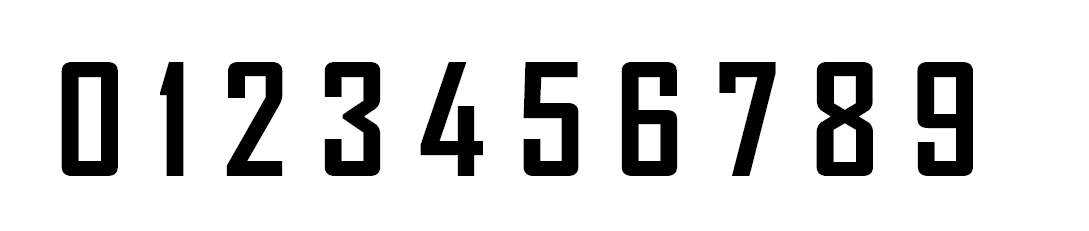
#> input picture mydataset/fontImg0-9/afb.PNG, 1089 x 231 px; its folder holds only this picture in this run
$ python makeTrainDataset.py   (older library calls are emulated)
#> lines starting #> are read from the running program, lines starting #| are printed output that depends on the picture; after the words box and inside, x2 and y2 are one past the last pixel; in counts of white or black regions, pixels touching at a corner belong together
# -*- coding: utf-8 -*-
# @Time : 2020/7/24 上午10:39
# @Author : zhufa
# @Software: PyCharm
# @discription: 制作自己的训练数据集
import numpy as np
import cv2 as cv
import os


def resizeIMG(img, size, interpolation):
    h, w = img.shape
    m = max(w, h)
    tmpimg = np.zeros((m, m), dtype=np.uint8)
    start_x = int((m - w) / 2)
    start_y = int((m - h) / 2)
    tmpimg[start_y:start_y + h, start_x:start_x + w] = img
    tmpimg1 = cv.resize(tmpimg, (size - 2, size - 2), interpolation=interpolation)
    resultimg = np.zeros((size, size), dtype=np.uint8)
    resultimg[1:size - 1, 1:size - 1] = tmpimg1
    return resultimg


def splitNumber(fileList, n):
#> called with n = 1
    result = np.array([])
    for i in range(0, n):
        img = cv.imread("mydataset/fontImg0-9/" + str(fileList[i]), cv.IMREAD_GRAYSCALE)
#> img is the input picture: shape (231, 1089); min 0, max 255, mean 217.3
        _, thresh = cv.threshold(img, 0, 255, cv.THRESH_OTSU | cv.THRESH_BINARY_INV)
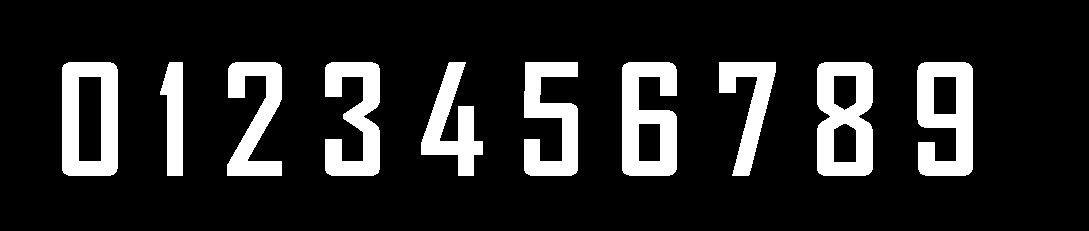
#> thresh: shape (231, 1089); 14.7% white; 10 white regions
        img, cnts, hiera = cv.findContours(thresh, cv.RETR_EXTERNAL, cv.CHAIN_APPROX_NONE)
#> cnts = 10 contours; largest, box (x1, y1, x2, y2) and area: (62, 62, 118, 176) 6158, (817, 62, 873, 176) 5882, (917, 62, 973, 176) 5100, (622, 62, 677, 176) 5043, (325, 62, 380, 176) 3658
        cnts = sorted(cnts, key=lambda s: cv.boundingRect(s)[0], reverse=False)
        for j in range(len(cnts)):
            [leftTopPiont_x, leftTopPiont_y, width, height] = cv.boundingRect(cnts[j])
            img1 = thresh[leftTopPiont_y:leftTopPiont_y + height, leftTopPiont_x:leftTopPiont_x + width]
            img1 = resizeIMG(img1, 28, interpolation=cv.INTER_LINEAR)
            if result.size == 0:
                result = img1.reshape((1, 28, 28))
            else:
                result = np.concatenate((result, img1.reshape((1, 28, 28))))
            cv.imwrite('mydataset/train_img/' + str(j) + '_' + str(i) + '.jpg', img1)
#> this loop made 10 passes
#> (leftTopPiont_x, width, w in resizeIMG, start_x in resizeIMG) on passes 1 to 10: (62, 56, 56, 29), (160, 23, 23, 45), (227, 55, 55, 29), (325, 55, 55, 29), (421, 62, 62, 26), (524, 54, 54, 30), (622, 55, 55, 29), (719, 57, 57, 28), (817, 56, 56, 29), (917, 56, 56, 29)
#> pass 1, in splitNumber, `img1 = thresh[leftTopPiont_y:leftTopPiont_y + height, leftTopPiont_x:l..`:
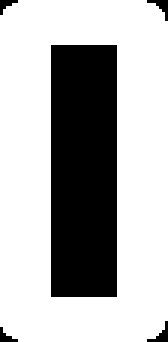
#> img1: shape (114, 56) (shown 3 times larger); 70% white; 5 black regions (4 under 20 px), largest, box (x1, y1, x2, y2) and area: (17, 15, 39, 99) 1848
#> pass 1, in splitNumber, `img1 = resizeIMG(img1, 28, interpolation=cv.INTER_LINEAR)`:
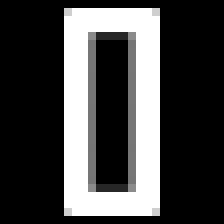
#> img1: shape (28, 28) (shown 8 times larger); min 0, max 255, mean 68.7
#> pass 2, in splitNumber, `img1 = thresh[leftTopPiont_y:leftTopPiont_y + height, leftTopPiont_x:l..`:
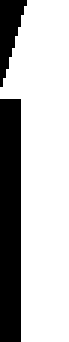
#> img1: shape (114, 23) (shown 3 times larger); 73% white; 2 black regions, box (x1, y1, x2, y2) and area: (0, 33, 7, 114) 567, (0, 0, 9, 29) 141
    # 生成数据集过程中对原始数据进行了缩放处理，换种缩放方式就又能再增加一倍数据
    for i in range(10, n + 10):
        img = cv.imread("mydataset/fontImg0-9/" + str(fileList[i - 10]), cv.IMREAD_GRAYSCALE)
        _, thresh = cv.threshold(img, 0, 255, cv.THRESH_OTSU | cv.THRESH_BINARY_INV)
        img, cnts, hiera = cv.findContours(thresh, cv.RETR_EXTERNAL, cv.CHAIN_APPROX_NONE)
        cnts = sorted(cnts, key=lambda s: cv.boundingRect(s)[0], reverse=False)
        for j in range(len(cnts)):
            [leftTopPiont_x, leftTopPiont_y, width, height] = cv.boundingRect(cnts[j])
            img1 = thresh[leftTopPiont_y:leftTopPiont_y + height, leftTopPiont_x:leftTopPiont_x + width]
            img1 = resizeIMG(img1, 28, interpolation=cv.INTER_AREA)
            if result.size == 0:
                result = img1.reshape((1, 28, 28))
            else:
                result = np.concatenate((result, img1.reshape((1, 28, 28))))
            cv.imwrite('mydataset/train_img/' + str(j) + '_' + str(i) + '.jpg', img1)
#> this loop made 10 passes
#> pass 1, in resizeIMG (call 11), `tmpimg1 = cv.resize(tmpimg, (size - 2, size - 2), interpolation=interp..`:
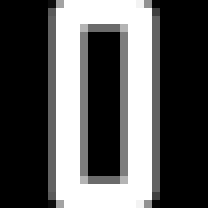
#> tmpimg1: shape (26, 26) (shown 8 times larger); min 0, max 255, mean 87.7
#> pass 1, in splitNumber, `img1 = resizeIMG(img1, 28, interpolation=cv.INTER_AREA)`:
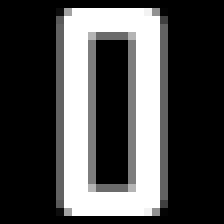
#> img1: shape (28, 28) (shown 8 times larger); min 0, max 255, mean 75.6
#> pass 2, in splitNumber, `img1 = resizeIMG(img1, 28, interpolation=cv.INTER_AREA)`:
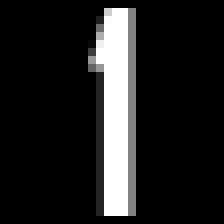
#> img1: shape (28, 28) (shown 8 times larger); min 0, max 255, mean 32.4
    return result


if __name__ == "__main__":
    fileList = os.listdir("mydataset/fontImg0-9/")
    n = len(fileList)
    result = splitNumber(fileList, n)
    y = [[0, 1, 2, 3, 4, 5, 6, 7, 8, 9]]
    train_y = y
    for i in range(19):
        train_y = np.concatenate((train_y, y))
    x_test = np.concatenate((result[0:10, :, :], result[190:200, :, :]))
    y_test = np.concatenate((train_y[0:1, :], train_y[19:20, :]))
    np.savez('mydataset/Optical-numeric-characters', x_train=result[10:190, :, :], y_train=train_y[1:19, :].reshape(-1),
             x_test=np.concatenate((result[0:10, :, :], result[190:200, :, :])),
             y_test=np.concatenate((train_y[0:1, :], train_y[19:20, :])).reshape(-1))

$ run again, on mydataset/fontImg0-9/huawenfangsong.PNG
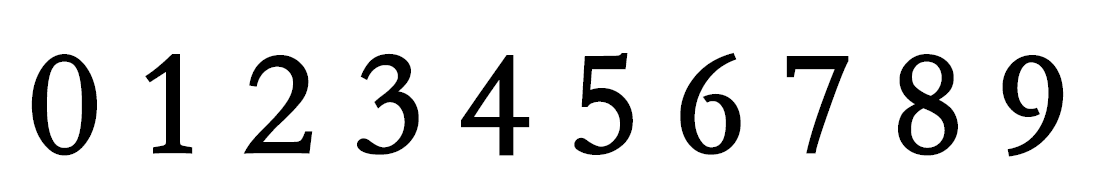
#> input picture mydataset/fontImg0-9/huawenfangsong.PNG, 1104 x 196 px
#> in splitNumber, img is the input picture: shape (196, 1104); min 0, max 255, mean 227.7
#> in splitNumber, `_, thresh = cv.threshold(img, 0, 255, cv.THRESH_OTSU | cv.THRESH_BINAR..`:
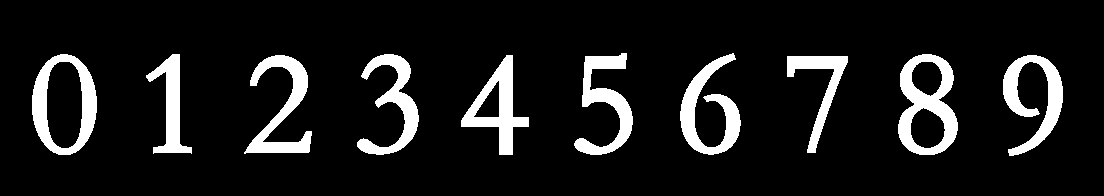
#> thresh: shape (196, 1104); 10.6% white; 10 white regions
#> cnts = 10 contours; largest, box (x1, y1, x2, y2) and area: (32, 54, 97, 155) 5072, (898, 54, 958, 155) 4574, (461, 55, 529, 155) 2669, (1003, 55, 1063, 156) 2222, (680, 53, 741, 155) 2222
#> the loop in splitNumber, `for j in range(len(cnts)):` made 10 passes
#> (leftTopPiont_x, leftTopPiont_y, width, height, h in resizeIMG, w in resizeIMG, m in resizeIMG, start_x in resizeIMG) on passes 1 to 8: (32, 54, 65, 101, 101, 65, 101, 18), (146, 54, 46, 100, 100, 46, 100, 27), (244, 55, 68, 99, 99, 68, 99, 15), (357, 54, 62, 101, 101, 62, 101, 19), (461, 55, 68, 100, 100, 68, 100, 16), (574, 53, 59, 102, 102, 59, 102, 21), (680, 53, 61, 102, 102, 61, 102, 20), (787, 56, 61, 97, 97, 61, 97, 18)
#> the loop in splitNumber, `for j in range(len(cnts)):` made 10 passes
#> pass 2, in splitNumber, `img1 = resizeIMG(img1, 28, interpolation=cv.INTER_AREA)`:
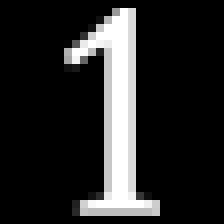
#> img1: shape (28, 28) (shown 8 times larger); min 0, max 255, mean 37.9

$ run again, on mydataset/fontImg0-9/huawenlishu.PNG
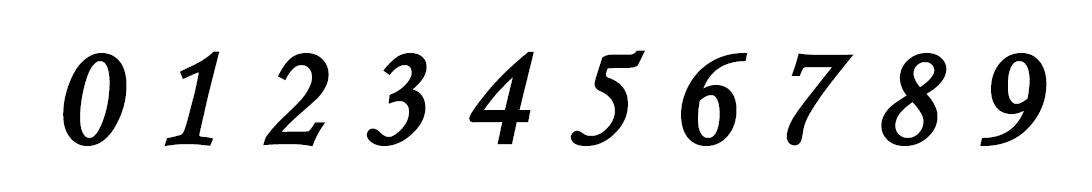
#> input picture mydataset/fontImg0-9/huawenlishu.PNG, 1092 x 192 px
#> in splitNumber, img is the input picture: shape (192, 1092); min 0, max 255, mean 227.2
#> in splitNumber, `_, thresh = cv.threshold(img, 0, 255, cv.THRESH_OTSU | cv.THRESH_BINAR..`:
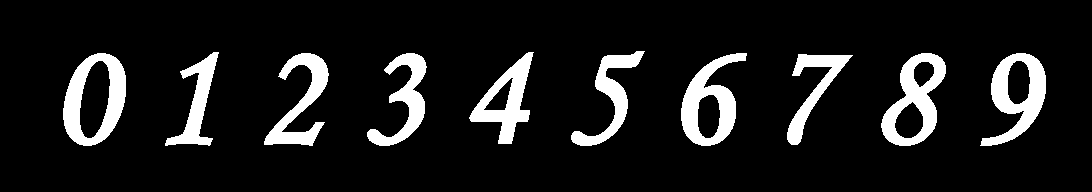
#> thresh: shape (192, 1092); 10.8% white; 10 white regions
#> cnts = 10 contours; largest, box (x1, y1, x2, y2) and area: (63, 53, 126, 146) 4393, (881, 53, 946, 146) 3626, (681, 53, 747, 146) 3278, (980, 53, 1046, 146) 3274, (469, 52, 534, 144) 2537
#> the loop in splitNumber, `for j in range(len(cnts)):` made 10 passes
#> (leftTopPiont_x, leftTopPiont_y, width, height, h in resizeIMG, w in resizeIMG, m in resizeIMG, start_x in resizeIMG) on passes 1 to 8: (63, 53, 63, 93, 93, 63, 93, 15), (165, 52, 54, 94, 94, 54, 94, 20), (264, 53, 65, 93, 93, 65, 93, 14), (367, 53, 60, 93, 93, 60, 93, 16), (469, 52, 65, 92, 92, 65, 92, 13), (571, 51, 74, 95, 95, 74, 95, 10), (681, 53, 66, 93, 93, 66, 93, 13), (787, 54, 66, 91, 91, 66, 91, 12)
#> the loop in splitNumber, `for j in range(len(cnts)):` made 10 passes
#> pass 2, in splitNumber, `img1 = resizeIMG(img1, 28, interpolation=cv.INTER_AREA)`:
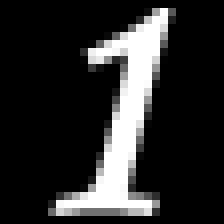
#> img1: shape (28, 28) (shown 8 times larger); min 0, max 255, mean 43.3

$ run again, on mydataset/fontImg0-9/songti.PNG
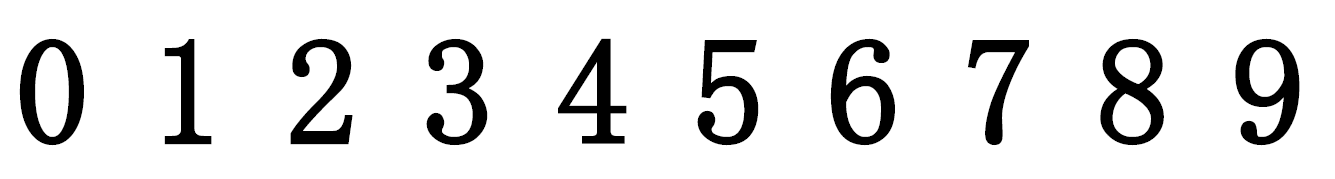
#> input picture mydataset/fontImg0-9/songti.PNG, 1335 x 179 px
#> in splitNumber, img is the input picture: shape (179, 1335); min 0, max 255, mean 226.5
#> thresh: shape (179, 1335); 11.1% white; 10 white regions
#> cnts = 10 contours; largest, box (x1, y1, x2, y2) and area: (20, 39, 84, 145) 5342, (1100, 39, 1164, 145) 5215, (1235, 39, 1299, 145) 4332, (831, 39, 895, 145) 4323, (558, 39, 626, 144) 3012
#> the loop in splitNumber, `for j in range(len(cnts)):` made 10 passes
#> (leftTopPiont_x, leftTopPiont_y, width, height, h in resizeIMG, w in resizeIMG, m in resizeIMG, start_x in resizeIMG) on passes 1 to 8: (20, 39, 64, 106, 106, 64, 106, 21), (165, 39, 46, 105, 105, 46, 105, 29), (291, 39, 61, 105, 105, 61, 105, 22), (427, 39, 60, 106, 106, 60, 106, 23), (558, 39, 68, 105, 105, 68, 105, 18), (698, 40, 60, 105, 105, 60, 105, 22), (831, 39, 64, 106, 106, 64, 106, 21), (968, 40, 61, 105, 105, 61, 105, 22)
#> the loop in splitNumber, `for j in range(len(cnts)):` made 10 passes
#> pass 2, in splitNumber, `img1 = resizeIMG(img1, 28, interpolation=cv.INTER_AREA)`:
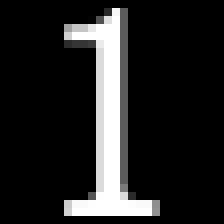
#> img1: shape (28, 28) (shown 8 times larger); min 0, max 255, mean 34.8
